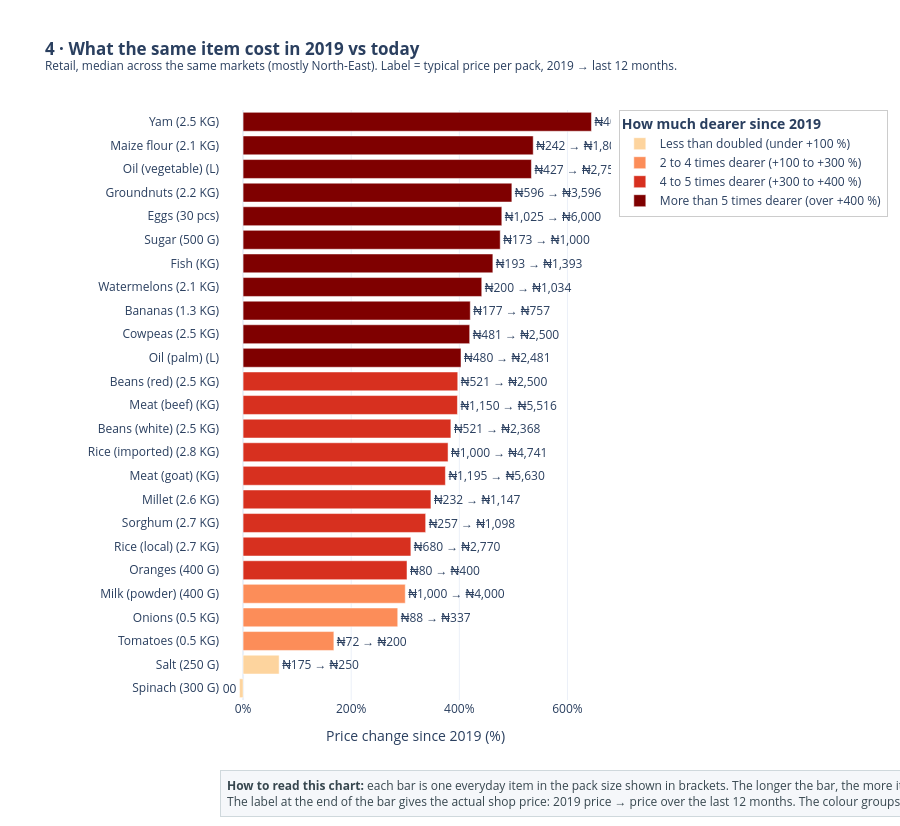

Notebook code cell kept with this figure:
### Markdown cell above
## 4. Then and now — the price of everyday items

### Code cell
# ================================================================
# 4. ITEM PRICES: 2019 vs LAST 12 MONTHS (same markets only)
# ================================================================
items = con.execute(f"""
    WITH m AS (
        SELECT product, commodity, unit, base_unit, market,
               MEDIAN(CASE WHEN year = 2019 THEN price END)                   AS p2019,
               MEDIAN(CASE WHEN month > DATE '{LATEST.date()}' - INTERVAL 12 MONTH
                           THEN price END)                                     AS p_now
        FROM prices
        WHERE {FOOD_RETAIL}
        GROUP BY ALL
    )
    SELECT commodity, unit, product,
           COUNT(*)            AS markets,
           MEDIAN(p2019)       AS price_2019,
           MEDIAN(p_now)       AS price_now,
           MEDIAN(p_now / p2019) AS ratio
    FROM m
    WHERE p2019 IS NOT NULL AND p_now IS NOT NULL
    GROUP BY ALL
    HAVING COUNT(*) >= 3
    ORDER BY ratio DESC
""").fetchdf()
items["pct_change"] = (items["ratio"] - 1) * 100
print(f"Comparison window: 2019 vs {LATEST - pd.DateOffset(months=11):%b %Y}–{LATEST:%b %Y}\n")
print(items[["commodity", "unit", "markets", "price_2019", "price_now", "pct_change"]]
      .round(0).to_string(index=False))
print(f"\nMedian item: prices x{items['ratio'].median():.1f}")

items = items.sort_values("pct_change")
fig = go.Figure()
for label, colour, lo, hi in [("Less than doubled (under +100 %)", "#FDD49E", -np.inf, 100),
                              ("2 to 4 times dearer (+100 to +300 %)", "#FC8D59", 100, 300),
                              ("4 to 5 times dearer (+300 to +400 %)", "#D7301F", 300, 400),
                              ("More than 5 times dearer (over +400 %)", "#7F0000", 400, np.inf)]:
    part = items[(items["pct_change"] > lo) & (items["pct_change"] <= hi)]
    fig.add_trace(go.Bar(
        x=part["pct_change"], y=part["commodity"] + " (" + part["unit"] + ")", orientation="h",
        marker_color=colour, name=label,
        text=[f"₦{a:,.0f} → ₦{b:,.0f}" for a, b in zip(part["price_2019"], part["price_now"])],
        textposition="outside",
        hovertemplate="<b>%{y}</b><br>Change %{x:+.0f}%<br>%{text}<extra></extra>"))
fig.update_yaxes(categoryorder="array", categoryarray=(items["commodity"] + " (" + items["unit"] + ")").tolist())
fig.update_layout(height=max(500, 26 * len(items) + 140), margin=dict(l=220), barmode="relative",
                  xaxis=dict(title="Price change since 2019 (%)", ticksuffix="%"),
                  title="<b>4 · What the same item cost in 2019 vs today</b>"
                        "<br><sup>Retail, median across the same markets (mostly North-East). "
                        "Label = typical price per pack, 2019 → last 12 months.</sup>")
show(fig, "04_item_prices",
     "each bar is one everyday item in the pack size shown in brackets. The longer the bar, the more its price has "
     "risen since 2019.<br>The label at the end of the bar gives the actual shop price: 2019 price → price over the "
     "last 12 months. The colour groups items by how many times dearer they are.",
     legend_title="How much dearer since 2019")

### Figure 1 — Plotly figure (JSON) as saved in the notebook; plotly's stock layout.template omitted (floating-point values rounded to 4 significant figures)
{"data": [{"hovertemplate": "<b>%{y}</b><br>Change %{x:+.0f}%<br>%{text}<extra></extra>", "marker": {"color": "#FDD49E"}, "name": "Less than doubled (under +100 %)", "orientation": "h", "text": ["₦79 → ₦100", "₦175 → ₦250"], "textposition": "outside", "type": "bar", "x": [-6.522, 66.67], "y": ["Spinach (300 G)", "Salt (250 G)"]}, {"hovertemplate": "<b>%{y}</b><br>Change %{x:+.0f}%<br>%{text}<extra></extra>", "marker": {"color": "#FC8D59"}, "name": "2 to 4 times dearer (+100 to +300 %)", "orientation": "h", "text": ["₦72 → ₦200", "₦88 → ₦337", "₦1,000 → ₦4,000"], "textposition": "outside", "type": "bar", "x": [167.9, 286.1, 300.0], "y": ["Tomatoes (0.5 KG)", "Onions (0.5 KG)", "Milk (powder) (400 G)"]}, {"hovertemplate": "<b>%{y}</b><br>Change %{x:+.0f}%<br>%{text}<extra></extra>", "marker": {"color": "#D7301F"}, "name": "4 to 5 times dearer (+300 to +400 %)", "orientation": "h", "text": ["₦80 → ₦400", "₦680 → ₦2,770", "₦257 → ₦1,098", "₦232 → ₦1,147", "₦1,195 → ₦5,630", "₦1,000 → ₦4,741", "₦521 → ₦2,368", "₦1,150 → ₦5,516", "₦521 → ₦2,500"], "textposition": "outside", "type": "bar", "x": [303.2, 310.4, 337.7, 347.5, 374.3, 379.2, 384.4, 396.5, 397.1], "y": ["Oranges (400 G)", "Rice (local) (2.7 KG)", "Sorghum (2.7 KG)", "Millet (2.6 KG)", "Meat (goat) (KG)", "Rice (imported) (2.8 KG)", "Beans (white) (2.5 KG)", "Meat (beef) (KG)", "Beans (red) (2.5 KG)"]}, {"hovertemplate": "<b>%{y}</b><br>Change %{x:+.0f}%<br>%{text}<extra></extra>", "marker": {"color": "#7F0000"}, "name": "More than 5 times dearer (over +400 %)", "orientation": "h", "text": ["₦480 → ₦2,481", "₦481 → ₦2,500", "₦177 → ₦757", "₦200 → ₦1,034", "₦193 → ₦1,393", "₦173 → ₦1,000", "₦1,025 → ₦6,000", "₦596 → ₦3,596", "₦427 → ₦2,750", "₦242 → ₦1,807", "₦403 → ₦3,000"], "textposition": "outside", "type": "bar", "x": [403.1, 419.2, 420.3, 441.5, 462.0, 475.7, 478.6, 497.2, 533.3, 536.7, 644.4], "y": ["Oil (palm) (L)", "Cowpeas (2.5 KG)", "Bananas (1.3 KG)", "Watermelons (2.1 KG)", "Fish (KG)", "Sugar (500 G)", "Eggs (30 pcs)", "Groundnuts (2.2 KG)", "Oil (vegetable) (L)", "Maize flour (2.1 KG)", "Yam (2.5 KG)"]}], "layout": {"annotations": [{"align": "left", "bgcolor": "#F5F7FA", "bordercolor": "#CFD8DC", "borderpad": 6, "borderwidth": 1, "font": {"color": "#37474F", "size": 12}, "showarrow": false, "text": "<b>How to read this chart:</b> each bar is one everyday item in the pack size shown in brackets. The longer the bar, the more its price has risen since 2019.<br>The label at the end of the bar gives the actual shop price: 2019 price → price over the last 12 months. The colour groups items by how many times dearer they are.", "x": 0, "xanchor": "left", "xref": "paper", "y": -0.1186, "yanchor": "top", "yref": "paper"}], "barmode": "relative", "height": 826, "legend": {"bgcolor": "rgba(255,255,255,0.85)", "bordercolor": "#ccc", "borderwidth": 1, "orientation": "v", "title": {"text": "<b>How much dearer since 2019</b>"}, "x": 1.02, "xanchor": "left", "y": 1, "yanchor": "top"}, "margin": {"b": 126, "l": 220, "t": 110}, "showlegend": true, "title": {"text": "<b>4 · What the same item cost in 2019 vs today</b><br><sup>Retail, median across the same markets (mostly North-East). Label = typical price per pack, 2019 → last 12 months.</sup>"}, "xaxis": {"ticksuffix": "%", "title": {"text": "Price change since 2019 (%)"}}, "yaxis": {"categoryarray": ["Spinach (300 G)", "Salt (250 G)", "Tomatoes (0.5 KG)", "Onions (0.5 KG)", "Milk (powder) (400 G)", "Oranges (400 G)", "Rice (local) (2.7 KG)", "Sorghum (2.7 KG)", "Millet (2.6 KG)", "Meat (goat) (KG)", "Rice (imported) (2.8 KG)", "Beans (white) (2.5 KG)", "Meat (beef) (KG)", "Beans (red) (2.5 KG)", "Oil (palm) (L)", "Cowpeas (2.5 KG)", "Bananas (1.3 KG)", "Watermelons (2.1 KG)", "Fish (KG)", "Sugar (500 G)", "Eggs (30 pcs)", "Groundnuts (2.2 KG)", "Oil (vegetable) (L)", "Maize flour (2.1 KG)", "Yam (2.5 KG)"], "categoryorder": "array"}}}
